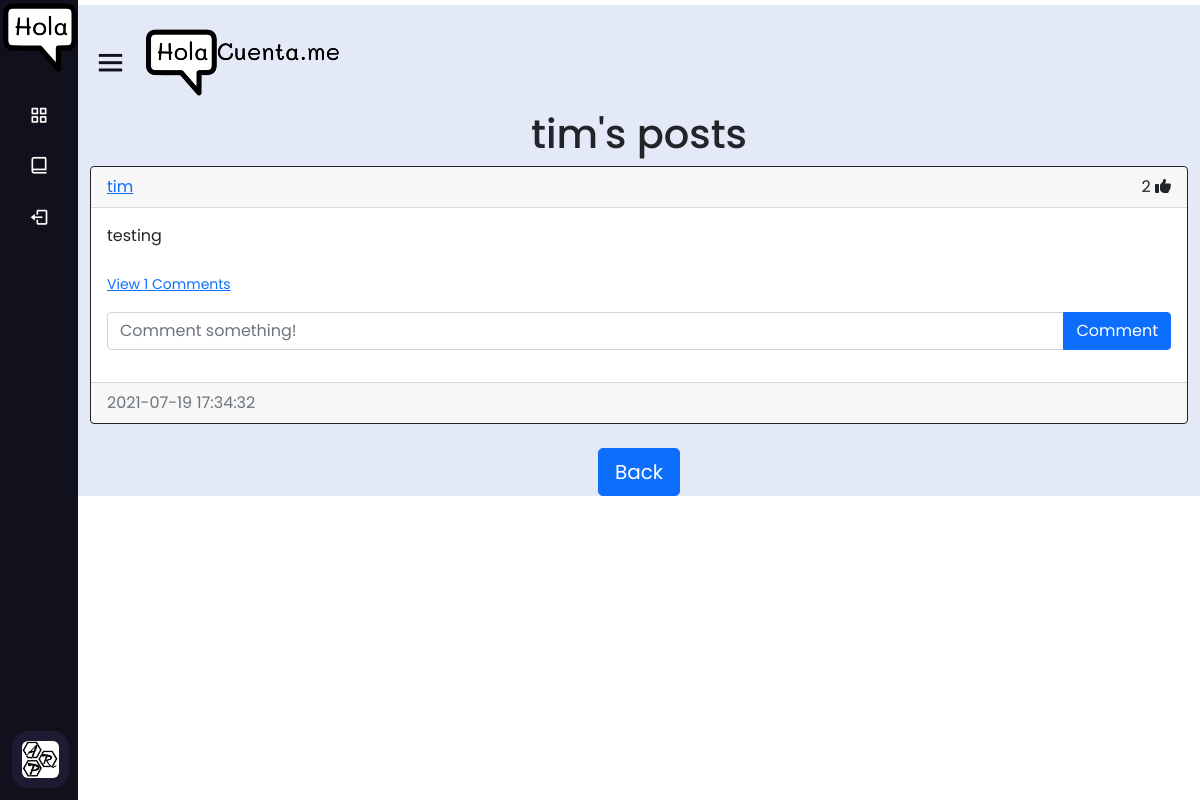
Screenshot of /posts/tim (signed in) with the database file from the repository.
### website/models.py (models this page shows)
class User(db.Model, UserMixin):
    id = db.Column(db.Integer, primary_key=True)
    email = db.Column(db.String(150), unique=True)
    username = db.Column(db.String(150), unique=True)
    password = db.Column(db.String(150))
    date_created = db.Column(db.DateTime(timezone=True), default=func.now())
    posts = db.relationship('Post', backref='user', passive_deletes=True)
    comments = db.relationship('Comment', backref='user', passive_deletes=True)
    likes = db.relationship('Like', backref='user', passive_deletes=True)

class Post(db.Model):
    id = db.Column(db.Integer, primary_key=True)
    text = db.Column(db.Text, nullable=False)
    date_created = db.Column(db.DateTime(timezone=True), default=func.now())
    author = db.Column(db.Integer, db.ForeignKey(
        'user.id', ondelete="CASCADE"), nullable=False)
    comments = db.relationship('Comment', backref='post', passive_deletes=True)
    likes = db.relationship('Like', backref='post', passive_deletes=True)

### website/views.py (the view)
@views.route("/posts/<username>")
@login_required
def posts(username):
    user = User.query.filter_by(username=username).first()
    if not user:
        flash('No user with that username exists.', category='error')
        return redirect(url_for('views.home'))
    posts = user.posts
    return render_template("posts.html", user=current_user, posts=posts, username=username)

### website/__init__.py (called while the page is built)
def create_app():
    app = Flask(__name__)
    app.config['SECRET_KEY'] = "helloworld"
    app.config['SQLALCHEMY_DATABASE_URI'] = f'sqlite:///{DB_NAME}'
    db.init_app(app)
    from .views import views
    from .auth import auth
    app.register_blueprint(views, url_prefix="/")
    app.register_blueprint(auth, url_prefix="/")
    from .models import User, Post, Comment, Like
    create_database(app)
    login_manager = LoginManager()
    login_manager.login_view = "auth.login"
    login_manager.init_app(app)
    @login_manager.user_loader
    def load_user(id):
        return User.query.get(int(id))
    return app

### website/templates/posts.html (shortened to what this page needs)
{% extends "posts_div.html" %}  {% block header %} {{username}}'s posts {% endblock %} {% block footer %}
<div align="center">
  <a href="/home"
    ><button type="button" class="btn btn-primary btn-lg">Back</button></a
  >
</div>
{% endblock %}

### website/templates/posts_div.html (shortened to what this page needs)
{% extends "base.html" %} {% block title %}Home{% endblock %} {% block content
%}
<h1 align="center">{% block header %}Posts{% endblock %}</h1>
<div id="posts">
  {% for post in posts %}
  <div class="card border-dark">
    <div class="card-header d-flex justify-content-between align-items-center">
      <a href="/posts/{{post.user.username}}">{{post.user.username}}</a>
      <div>
        <span id="likes-count-{{post.id}}">
        {{ post.likes|length }}</span>
        {% if user.id in post.likes|map(attribute="author")|list %}
        <i
          class="fas fa-thumbs-up"
          id="like-button-{{post.id}}"
          onclick="like({{post.id}})"
        ></i>
        {% else %}
        <i
          class="far fa-thumbs-up"
          id="like-button-{{post.id}}"
          onclick="like({{post.id}})"
        ></i>
        {% endif %}
      </div>
    </div>
    <div class="card-body">
      <div class="card-text">{{post.text}}</div>
      <br />
      <p class="card-text">
        {% if post.comments|length > 0 %}
        <a data-bs-toggle="collapse" href="#comments-{{post.id}}" role="button">
          <small>View {{post.comments|length}} Comments</small>
        </a>
        {% else %}
        <small class="text-muted">No Comments</small>
        {% endif %}
      </p>
      <form
        class="input-group mb-3"
        method="POST"
        action="/create-comment/{{post.id}}"
      >
        <input
          type="text"
          id="text"
          name="text"
          class="form-control"
          placeholder="Comment something!"
        />
        <button type="submit" class="btn btn-primary">Comment</button>
      </form>
    </div>
    <div class="card-footer text-muted">{{post.date_created}}</div>
  </div>
  <br /> {% endfor %}
</div>
{% block footer %}{% endblock %} {% endblock %}

### website/static/style.css (style rules this page uses)
* { margin: 0; padding: 0; box-sizing: border-box; font-family: 'Poppins', sans-serif; }

### rows the page displays
User: username "tim"
Post: user.username "tim", likes|length "2", text "testing", comments|length "1", date_created "2021-07-19 17:34:32"
